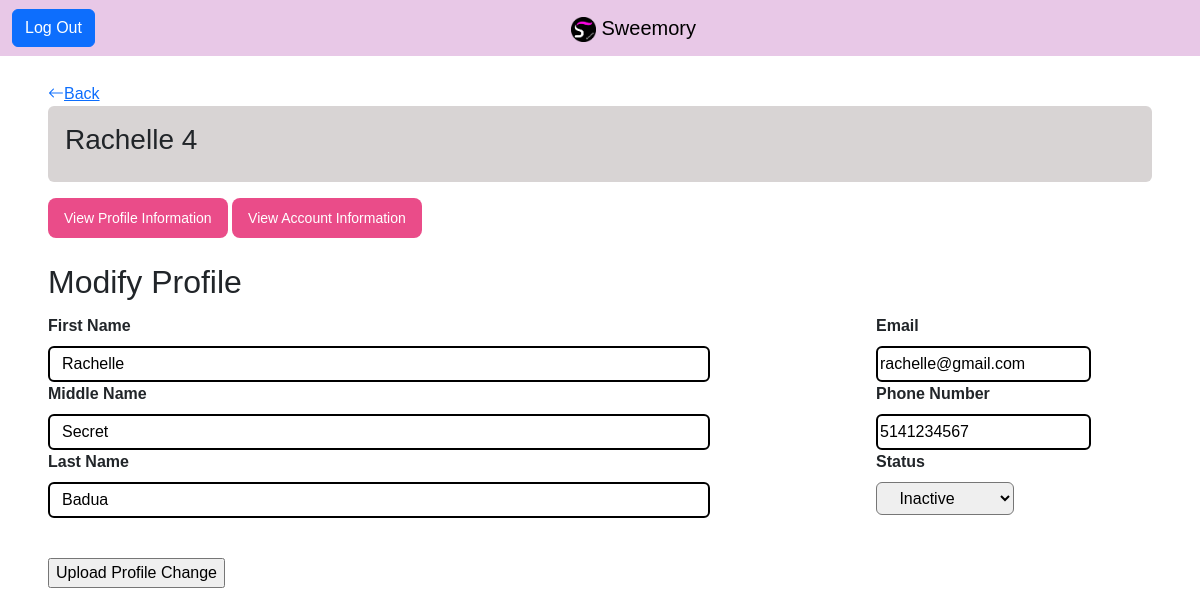
/ITspecialist/edit/4 (signed in), run on the app's committed database.
### tables this page shows
CREATE TABLE `profile` (
  `user_id` int(11) NOT NULL,
  `first_name` varchar(50) NOT NULL,
  `middle_name` varchar(50) NOT NULL,
  `last_name` varchar(50) NOT NULL,
  `email` varchar(80) NOT NULL,
  `phone_number` varchar(10) NOT NULL,
  `status` varchar(8) NOT NULL
);

CREATE TABLE `user` (
  `user_id` int(11) NOT NULL,
  `user_type` varchar(12) NOT NULL,
  `username` varchar(50) NOT NULL,
  `password_hash` varchar(72) NOT NULL
);

### app/core/Controller.php (called while the page is built, shortened)
<?php
class Controller
{
    function view($name, $data = [])
    {
        include('app/views/' . $name . '.php');
    }
}

### app/core/App.php (called while the page is built, shortened)
<?php
class App
{
    public function __construct()
    {
        $request = $this->parseUrl($_GET['url'] ?? '');
        $method = 'index';
        if (file_exists('app/controllers/' . $request[0] . '.php'))
        {
            unset($request[0]);
        }
        $controller = new $controller;
        if (isset($request[1]) && method_exists($controller, $request[1]))
        {
            $method = $request[1];
            unset($request[1]);
        }
        $params = array_values($request);
        call_user_func_array([$controller, $method], $params);
    }
    function parseUrl($url)
    {
        return explode('/', trim($url, '/'));
    }
}

### index.php (called while the page is built, shortened)
<?php
new app\core\App;

### app/models/User.php (called while the page is built, shortened)
<?php
class User extends \app\core\Model
{
	public function getUserInfo($user_id)
	{
		$SQL = "SELECT p.status, u.user_id, u.user_type,  u.username, p.first_name, p.middle_name, p.last_name, p.email, p.phone_number
			FROM user u
			LEFT JOIN profile p ON u.user_id = p.user_id
			WHERE u.user_id=:user_id";
		$STH = self::$connection->prepare($SQL);
		$data = [
			'user_id'=>$user_id
		];
		$STH->execute($data);
		$STH->setFetchMode(\PDO::FETCH_CLASS, 'app\\models\\User');
		return $STH->fetch();
	}
}

### app/views/ITspecialist/editProfile.php (the view)
<form method="post" action="" class="form1" style="" >
  <h2>Modify Profile</h2>
  <dl class="dl-viewUserDetails" style="">
    <div class="" style="flex:  70%; " >
      <dt class="dt-label"> <?= _('First Name')?> </dt>
      <input class="dd-left" type="" name="first_name" value="<?= $data->first_name ?>">
      <dt class="dt-label"><?=_('Middle Name')?></dt>
      <input class="dd-left" type="" name="middle_name" value="<?= $data->middle_name ?>">
      <dt class="dt-label"><?=_('Last Name')?></dt>
      <input class="dd-left" type="" name="last_name" value="<?= $data->last_name ?>">
    </div>
    <div class="" style="flex: 20%;" >
      <dt class="dt-label"><?=_('Email')?></dt>
      <input class="dd-right" type="" name="email" value="<?= $data->email ?>">
      <dt class="dt-label"><?=_('Phone Number')?></dt>
      <input class="dd-right" type="" name="phone_number" value="<?= $data->phone_number ?>">
      <dt class="dt-label"><?=_('Status')?></dt>
      <select name="status" id="status" class="dropdownUserType">
        <?php
          if($data->status == "active"){
            echo "
              <option selected value='active' name='active'>" . _('Active') . "</option>
              <option value='inactive' name='inactive'>" . _('Inactive') .  "</option>
            ";
          }else{
            echo "
              <option  value='active' name='active'>" . _('Active') . "</option>
              <option selected value='inactive' name='inactive'>" . _('Inactive') . "</option>
            ";
          }
        ?>
      </select>
    </div>
  </dl> <input class="" type="submit" name="editProfile" value="Upload Profile Change">
</form>

### app/views/ITspecialist/edit.php (shortened to what this page needs)
<div class="userDetails">
    <div class="col-4">
        <a href="/ITspecialist/userDetails/<?=$data->user_id?>" id="backLink"><i class="bi bi-arrow-left"></i><?= _('Back') ?></a>
    </div>
    <div class="alert" style="background-color: rgb(216,212,212);">
      <h3><?= $data->username ?> <?= $data->user_id ?></h3>
    </div>
    <div>
      <button id="toggle-to-account" class="btn-edit" style="" >View Profile Information</button>
      <button id="toggle-to-profile" class="btn-edit" style="">View Account Information</button>
    </div>
    <dl class="dl-viewUserDetails" style="">
    <div class="" style="flex: 70%; " >
      <div id="profile">
        <?php $this->view('ITspecialist/editProfile', $data); ?>
      </div>
    </div>
  </dl>
</div>

### css/main.css (style rules this page uses)
body { background-color: #FFFFFF; font-family: 'Ubuntu', sans-serif; position: relative; top: 50px; }

### css/login.css (style rules this page uses)
form.form1 { padding-top: 20px; }

### css/IT.css (style rules this page uses)
.dropdownUserType { width: 50%; padding: .375rem 2.25rem .375rem .75rem; text-align: center; font-size: 1rem; font-weight: 400; margin-bottom: 27px; border-radius: .375rem; }
.userDetails { padding-left: 3rem; padding-right: 3rem; padding-top: 2rem; }
.dl-viewUserDetails { display: flex; padding-top: 5px; }
.dt-label { margin-bottom: .5rem; }
.dd-left { display: block; width: 80%; height: 36px; padding: .375rem .75rem; font-size: 1rem; font-weight: 400; line-height: 1.5; background-color: #ffff; background-clip: padding-box; appearance: none; border: 2px solid black; border-radius: .375rem; }
.dd-right { height: 36px; font-size: 1rem; font-weight: 400; line-height: 1.5; background-color: #ffff; background-clip: padding-box; appearance: none; border: 2px solid black; border-radius: .375rem; }

### css/buttons.css (style rules this page uses)
.btn-edit { background-color: #EA4C89; border-radius: 8px; border-style: none; box-sizing: border-box; color: #FFFFFF; cursor: pointer; display: inline-block; font-size: 14px; font-weight: 500; height: 40px; line-height: 20px; list-style: none; margin: 0; outline: none; padding: 10px 16px; position: relative; text-align: center; text-decoration: none; transition: color 100ms; vertical-align: baseline; user-select: none; -webkit-user-select: none; touch-action: manipulation; }

### data on the page
profile: user_id.username "Rachelle", user_id.user_id "4", first_name "Rachelle", middle_name "Secret", last_name "Badua", email "rachelle@gmail.com", phone_number "5141234567", status "Inactive"

### other printed values
_('Back') "Back"
_('First Name') "First Name"
_('Middle Name') "Middle Name"
_('Last Name') "Last Name"
_('Email') "Email"
_('Phone Number') "Phone Number"
_('Status') "Status"
